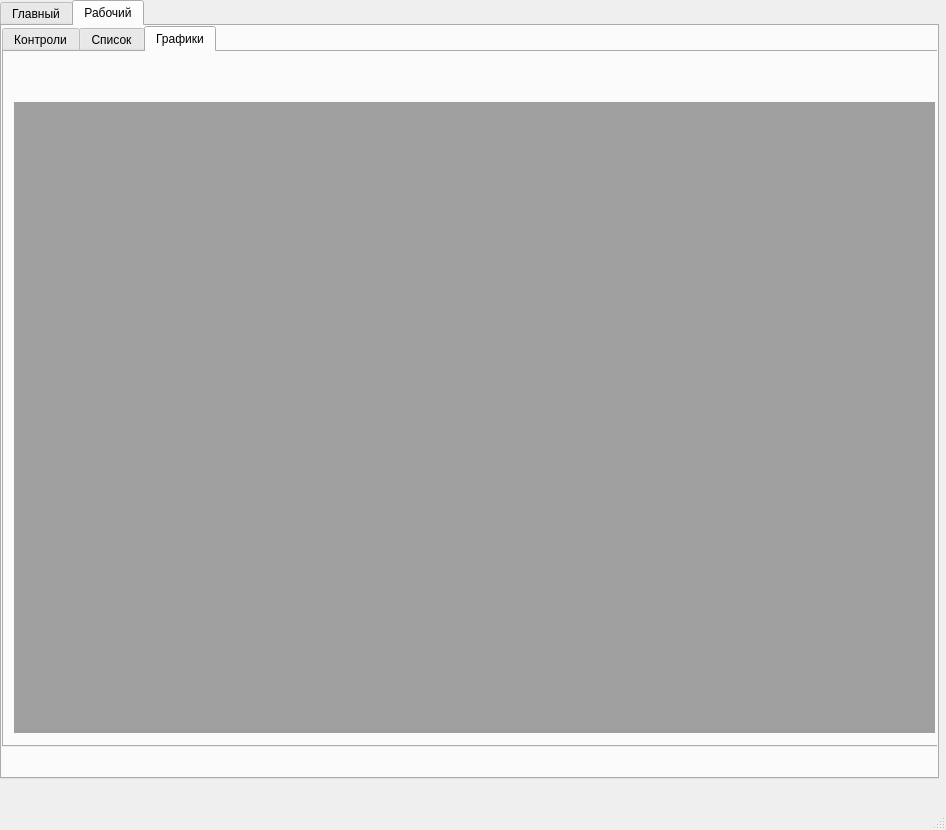
<?xml version="1.0" encoding="UTF-8"?>
<ui version="4.0">
 <class>MainWindow</class>
 <widget class="QMainWindow" name="MainWindow">
  <property name="enabled">
   <bool>true</bool>
  </property>
  <property name="geometry">
   <rect>
    <x>0</x>
    <y>0</y>
    <width>946</width>
    <height>830</height>
   </rect>
  </property>
  <property name="sizePolicy">
   <sizepolicy hsizetype="Fixed" vsizetype="Fixed">
    <horstretch>0</horstretch>
    <verstretch>0</verstretch>
   </sizepolicy>
  </property>
  <property name="windowTitle">
   <string>Trading Controller</string>
  </property>
  <property name="windowIcon">
   <iconset>
    <normaloff>../../../Windows/winsxs/amd64_microsoft-windows-gadgets-weather_31bf3856ad364e35_6.1.7600.16385_none_a9cf548d21b86a2f/icon.png</normaloff>../../../Windows/winsxs/amd64_microsoft-windows-gadgets-weather_31bf3856ad364e35_6.1.7600.16385_none_a9cf548d21b86a2f/icon.png</iconset>
  </property>
  <widget class="QWidget" name="centralwidget">
   <widget class="QTabWidget" name="main_tab">
    <property name="geometry">
     <rect>
      <x>0</x>
      <y>0</y>
      <width>939</width>
      <height>779</height>
     </rect>
    </property>
    <property name="currentIndex">
     <number>1</number>
    </property>
    <widget class="QWidget" name="main_tab_1">
     <attribute name="title">
      <string>Главный</string>
     </attribute>
     <widget class="QDoubleSpinBox" name="use_antiotkat_spin_fixing">
      <property name="geometry">
       <rect>
        <x>780</x>
        <y>90</y>
        <width>62</width>
        <height>22</height>
       </rect>
      </property>
      <property name="singleStep">
       <double>0.010000000000000</double>
      </property>
      <property name="value">
       <double>0.760000000000000</double>
      </property>
     </widget>
     <widget class="QCheckBox" name="use_sl_main_checkbox">
      <property name="geometry">
       <rect>
        <x>620</x>
        <y>280</y>
        <width>161</width>
        <height>17</height>
       </rect>
      </property>
      <property name="text">
       <string>Использовать установку SL</string>
      </property>
      <property name="checked">
       <bool>true</bool>
      </property>
     </widget>
     <widget class="QLabel" name="use_besubitok_label_param">
      <property name="geometry">
       <rect>
        <x>640</x>
        <y>190</y>
        <width>141</width>
        <height>20</height>
       </rect>
      </property>
      <property name="font">
       <font>
        <pointsize>8</pointsize>
       </font>
      </property>
      <property name="text">
       <string>Параметры безубытка</string>
      </property>
     </widget>
     <widget class="QCheckBox" name="use_pricealert_main_checkbox">
      <property name="geometry">
       <rect>
        <x>350</x>
        <y>230</y>
        <width>151</width>
        <height>17</height>
       </rect>
      </property>
      <property name="text">
       <string>Использовать Price Alert</string>
      </property>
     </widget>
     <widget class="QDoubleSpinBox" name="use_pricealert_radio_channel_spin_high">
      <property name="geometry">
       <rect>
        <x>450</x>
        <y>390</y>
        <width>121</width>
        <height>22</height>
       </rect>
      </property>
      <property name="decimals">
       <number>0</number>
      </property>
      <property name="maximum">
       <double>9999999.000000000000000</double>
      </property>
      <property name="singleStep">
       <double>1.000000000000000</double>
      </property>
      <property name="value">
       <double>0.000000000000000</double>
      </property>
     </widget>
     <widget class="QLabel" name="use_pricealert_radio_channel_label_high">
      <property name="geometry">
       <rect>
        <x>390</x>
        <y>390</y>
        <width>41</width>
        <height>16</height>
       </rect>
      </property>
      <property name="text">
       <string>Выше:</string>
      </property>
     </widget>
     <widget class="QPushButton" name="use_pricealert_button_clear">
      <property name="geometry">
       <rect>
        <x>510</x>
        <y>450</y>
        <width>61</width>
        <height>31</height>
       </rect>
      </property>
      <property name="text">
       <string>Очистить</string>
      </property>
     </widget>
     <widget class="QCheckBox" name="use_trailing_main_checkbox">
      <property name="geometry">
       <rect>
        <x>620</x>
        <y>440</y>
        <width>181</width>
        <height>17</height>
       </rect>
      </property>
      <property name="text">
       <string>Использовать трейлинг стоп</string>
      </property>
      <property name="checked">
       <bool>true</bool>
      </property>
     </widget>
     <widget class="QTextEdit" name="log_edit">
      <property name="geometry">
       <rect>
        <x>60</x>
        <y>550</y>
        <width>521</width>
        <height>141</height>
       </rect>
      </property>
      <property name="verticalScrollBarPolicy">
       <enum>Qt::ScrollBarAlwaysOn</enum>
      </property>
     </widget>
     <widget class="QLabel" name="use_tp_label_param">
      <property name="geometry">
       <rect>
        <x>370</x>
        <y>40</y>
        <width>131</width>
        <height>20</height>
       </rect>
      </property>
      <property name="font">
       <font>
        <pointsize>8</pointsize>
       </font>
      </property>
      <property name="text">
       <string>Параметры установки TP</string>
      </property>
     </widget>
     <widget class="QLabel" name="use_besubitok_label_activate">
      <property name="geometry">
       <rect>
        <x>660</x>
        <y>250</y>
        <width>131</width>
        <height>16</height>
       </rect>
      </property>
      <property name="text">
       <string>Активация (пп от экв):</string>
      </property>
     </widget>
     <widget class="QLabel" name="use_antiminus_label_param">
      <property name="geometry">
       <rect>
        <x>370</x>
        <y>160</y>
        <width>141</width>
        <height>20</height>
       </rect>
      </property>
      <property name="font">
       <font>
        <pointsize>8</pointsize>
       </font>
      </property>
      <property name="text">
       <string>Параметры антиминуса</string>
      </property>
     </widget>
     <widget class="QCheckBox" name="use_sl_checkbox_control">
      <property name="geometry">
       <rect>
        <x>640</x>
        <y>400</y>
        <width>161</width>
        <height>17</height>
       </rect>
      </property>
      <property name="text">
       <string>Контроль соответствия</string>
      </property>
      <property name="checked">
       <bool>true</bool>
      </property>
     </widget>
     <widget class="QDoubleSpinBox" name="use_antiotkat_spin_activate">
      <property name="geometry">
       <rect>
        <x>780</x>
        <y>60</y>
        <width>62</width>
        <height>22</height>
       </rect>
      </property>
      <property name="singleStep">
       <double>0.010000000000000</double>
      </property>
      <property name="value">
       <double>0.850000000000000</double>
      </property>
     </widget>
     <widget class="QDoubleSpinBox" name="use_pricealert_radio_high_spin_high">
      <property name="geometry">
       <rect>
        <x>451</x>
        <y>310</y>
        <width>121</width>
        <height>22</height>
       </rect>
      </property>
      <property name="decimals">
       <number>0</number>
      </property>
      <property name="maximum">
       <double>9999999.000000000000000</double>
      </property>
      <property name="value">
       <double>0.000000000000000</double>
      </property>
     </widget>
     <widget class="QCheckBox" name="use_tp_main_checkbox">
      <property name="geometry">
       <rect>
        <x>350</x>
        <y>20</y>
        <width>161</width>
        <height>17</height>
       </rect>
      </property>
      <property name="text">
       <string>Использовать установку TP</string>
      </property>
      <property name="checked">
       <bool>true</bool>
      </property>
     </widget>
     <widget class="QLabel" name="use_pricealert_label_select_symbol">
      <property name="geometry">
       <rect>
        <x>370</x>
        <y>250</y>
        <width>41</width>
        <height>20</height>
       </rect>
      </property>
      <property name="font">
       <font>
        <pointsize>8</pointsize>
       </font>
      </property>
      <property name="text">
       <string>Символ</string>
      </property>
     </widget>
     <widget class="QLabel" name="use_antiminus_label_activate">
      <property name="geometry">
       <rect>
        <x>370</x>
        <y>180</y>
        <width>131</width>
        <height>16</height>
       </rect>
      </property>
      <property name="text">
       <string>Активация (пп от экв):</string>
      </property>
     </widget>
     <widget class="QLabel" name="use_trailing_label">
      <property name="geometry">
       <rect>
        <x>640</x>
        <y>460</y>
        <width>141</width>
        <height>20</height>
       </rect>
      </property>
      <property name="font">
       <font>
        <pointsize>8</pointsize>
       </font>
      </property>
      <property name="text">
       <string>Параметры трейлинг стопа</string>
      </property>
     </widget>
     <widget class="QLabel" name="use_sl_extra_label_size">
      <property name="geometry">
       <rect>
        <x>660</x>
        <y>380</y>
        <width>121</width>
        <height>16</height>
       </rect>
      </property>
      <property name="text">
       <string>Размер SL (% max sl):</string>
      </property>
     </widget>
     <widget class="QLabel" name="use_antiotkat_label_param">
      <property name="geometry">
       <rect>
        <x>640</x>
        <y>40</y>
        <width>141</width>
        <height>20</height>
       </rect>
      </property>
      <property name="font">
       <font>
        <pointsize>8</pointsize>
       </font>
      </property>
      <property name="text">
       <string>Параметры антиотката</string>
      </property>
     </widget>
     <widget class="QPushButton" name="use_pricealert_button_active_alerts">
      <property name="geometry">
       <rect>
        <x>180</x>
        <y>480</y>
        <width>111</width>
        <height>31</height>
       </rect>
      </property>
      <property name="text">
       <string>Активные алерты</string>
      </property>
     </widget>
     <widget class="QPushButton" name="button_clear_log_edit">
      <property name="geometry">
       <rect>
        <x>70</x>
        <y>480</y>
        <width>101</width>
        <height>31</height>
       </rect>
      </property>
      <property name="text">
       <string>Очистить лог</string>
      </property>
     </widget>
     <widget class="QPushButton" name="button_set_path_terminal">
      <property name="geometry">
       <rect>
        <x>70</x>
        <y>440</y>
        <width>221</width>
        <height>31</height>
       </rect>
      </property>
      <property name="text">
       <string>Указать путь к терминалу</string>
      </property>
     </widget>
     <widget class="QCheckBox" name="use_antiotkat_main_checkbox">
      <property name="geometry">
       <rect>
        <x>620</x>
        <y>20</y>
        <width>151</width>
        <height>17</height>
       </rect>
      </property>
      <property name="text">
       <string>Использовать антиоткат</string>
      </property>
      <property name="checked">
       <bool>true</bool>
      </property>
     </widget>
     <widget class="QCheckBox" name="use_antiminus_main_checkbox">
      <property name="geometry">
       <rect>
        <x>350</x>
        <y>140</y>
        <width>151</width>
        <height>17</height>
       </rect>
      </property>
      <property name="text">
       <string>Использовать антиминус</string>
      </property>
     </widget>
     <widget class="QRadioButton" name="use_besubitok_radio_fix">
      <property name="geometry">
       <rect>
        <x>640</x>
        <y>230</y>
        <width>181</width>
        <height>16</height>
       </rect>
      </property>
      <property name="text">
       <string>Использовать фикс безубыток</string>
      </property>
     </widget>
     <widget class="QDoubleSpinBox" name="use_pricealert_radio_channel_spin_low">
      <property name="geometry">
       <rect>
        <x>450</x>
        <y>420</y>
        <width>121</width>
        <height>22</height>
       </rect>
      </property>
      <property name="decimals">
       <number>0</number>
      </property>
      <property name="maximum">
       <double>9999999.000000000000000</double>
      </property>
      <property name="value">
       <double>0.000000000000000</double>
      </property>
     </widget>
     <widget class="QLabel" name="use_sl_label_param">
      <property name="geometry">
       <rect>
        <x>640</x>
        <y>300</y>
        <width>131</width>
        <height>20</height>
       </rect>
      </property>
      <property name="font">
       <font>
        <pointsize>8</pointsize>
       </font>
      </property>
      <property name="text">
       <string>Параметры установки SL</string>
      </property>
     </widget>
     <widget class="QRadioButton" name="use_besubitok_radio_auto">
      <property name="geometry">
       <rect>
        <x>640</x>
        <y>210</y>
        <width>181</width>
        <height>16</height>
       </rect>
      </property>
      <property name="text">
       <string>Использовать автобезубыток</string>
      </property>
      <property name="checkable">
       <bool>true</bool>
      </property>
      <property name="checked">
       <bool>false</bool>
      </property>
     </widget>
     <widget class="QComboBox" name="use_pricealert_combo_select_symbol">
      <property name="geometry">
       <rect>
        <x>450</x>
        <y>250</y>
        <width>121</width>
        <height>22</height>
       </rect>
      </property>
     </widget>
     <widget class="QDoubleSpinBox" name="use_antiminus_spin_activate">
      <property name="geometry">
       <rect>
        <x>510</x>
        <y>180</y>
        <width>62</width>
        <height>22</height>
       </rect>
      </property>
      <property name="decimals">
       <number>0</number>
      </property>
      <property name="minimum">
       <double>-9999.000000000000000</double>
      </property>
      <property name="maximum">
       <double>0.000000000000000</double>
      </property>
      <property name="singleStep">
       <double>1.000000000000000</double>
      </property>
      <property name="value">
       <double>-200.000000000000000</double>
      </property>
     </widget>
     <widget class="QDoubleSpinBox" name="use_sl_extra_spin_size">
      <property name="geometry">
       <rect>
        <x>780</x>
        <y>380</y>
        <width>62</width>
        <height>22</height>
       </rect>
      </property>
      <property name="maximum">
       <double>10.000000000000000</double>
      </property>
      <property name="singleStep">
       <double>0.010000000000000</double>
      </property>
      <property name="value">
       <double>0.300000000000000</double>
      </property>
     </widget>
     <widget class="QLabel" name="use_tp_label_size">
      <property name="geometry">
       <rect>
        <x>370</x>
        <y>60</y>
        <width>101</width>
        <height>16</height>
       </rect>
      </property>
      <property name="text">
       <string>Размер TP (пп):</string>
      </property>
     </widget>
     <widget class="QCheckBox" name="use_tp_checkbox_control">
      <property name="geometry">
       <rect>
        <x>370</x>
        <y>80</y>
        <width>161</width>
        <height>17</height>
       </rect>
      </property>
      <property name="text">
       <string>Контроль соответствия</string>
      </property>
      <property name="checked">
       <bool>true</bool>
      </property>
     </widget>
     <widget class="QDoubleSpinBox" name="use_tp_spin_size">
      <property name="geometry">
       <rect>
        <x>490</x>
        <y>60</y>
        <width>62</width>
        <height>22</height>
       </rect>
      </property>
      <property name="decimals">
       <number>0</number>
      </property>
      <property name="maximum">
       <double>1000.000000000000000</double>
      </property>
      <property name="value">
       <double>200.000000000000000</double>
      </property>
     </widget>
     <widget class="QLabel" name="use_trailing_label_spin">
      <property name="geometry">
       <rect>
        <x>640</x>
        <y>480</y>
        <width>131</width>
        <height>16</height>
       </rect>
      </property>
      <property name="text">
       <string>Трейлинг_шаг (пп):</string>
      </property>
     </widget>
     <widget class="QLabel" name="use_pricealert_radio_high_label_high">
      <property name="geometry">
       <rect>
        <x>390</x>
        <y>310</y>
        <width>41</width>
        <height>16</height>
       </rect>
      </property>
      <property name="text">
       <string>Выше:</string>
      </property>
     </widget>
     <widget class="QRadioButton" name="use_sl_radio_extra">
      <property name="geometry">
       <rect>
        <x>640</x>
        <y>360</y>
        <width>141</width>
        <height>17</height>
       </rect>
      </property>
      <property name="text">
       <string>Использовать экстра SL</string>
      </property>
      <property name="checked">
       <bool>true</bool>
      </property>
     </widget>
     <widget class="QDoubleSpinBox" name="use_pricealert_radio_low_spin_low">
      <property name="geometry">
       <rect>
        <x>451</x>
        <y>350</y>
        <width>121</width>
        <height>22</height>
       </rect>
      </property>
      <property name="decimals">
       <number>0</number>
      </property>
      <property name="maximum">
       <double>9999999.000000000000000</double>
      </property>
      <property name="value">
       <double>0.000000000000000</double>
      </property>
     </widget>
     <widget class="QCheckBox" name="use_besubitok_main_checkbox">
      <property name="geometry">
       <rect>
        <x>620</x>
        <y>170</y>
        <width>151</width>
        <height>17</height>
       </rect>
      </property>
      <property name="text">
       <string>Использовать безубыток</string>
      </property>
      <property name="checked">
       <bool>true</bool>
      </property>
     </widget>
     <widget class="QRadioButton" name="use_pricealert_radio_channel">
      <property name="geometry">
       <rect>
        <x>370</x>
        <y>370</y>
        <width>181</width>
        <height>16</height>
       </rect>
      </property>
      <property name="text">
       <string>Вне канала</string>
      </property>
     </widget>
     <widget class="QLabel" name="use_pricealert_label_param">
      <property name="geometry">
       <rect>
        <x>370</x>
        <y>270</y>
        <width>141</width>
        <height>20</height>
       </rect>
      </property>
      <property name="font">
       <font>
        <pointsize>8</pointsize>
       </font>
      </property>
      <property name="text">
       <string>Параметры Price Alert</string>
      </property>
     </widget>
     <widget class="QTextEdit" name="use_pricealert_text_edit_description">
      <property name="geometry">
       <rect>
        <x>370</x>
        <y>490</y>
        <width>201</width>
        <height>51</height>
       </rect>
      </property>
      <property name="verticalScrollBarPolicy">
       <enum>Qt::ScrollBarAlwaysOn</enum>
      </property>
     </widget>
     <widget class="QRadioButton" name="use_sl_radio_standart">
      <property name="geometry">
       <rect>
        <x>640</x>
        <y>320</y>
        <width>181</width>
        <height>16</height>
       </rect>
      </property>
      <property name="text">
       <string>Использовать стандартный SL</string>
      </property>
      <property name="checked">
       <bool>false</bool>
      </property>
     </widget>
     <widget class="QLabel" name="use_pricealert_radio_low_label_low">
      <property name="geometry">
       <rect>
        <x>390</x>
        <y>350</y>
        <width>41</width>
        <height>16</height>
       </rect>
      </property>
      <property name="text">
       <string>Ниже:</string>
      </property>
     </widget>
     <widget class="QRadioButton" name="use_pricealert_radio_low">
      <property name="geometry">
       <rect>
        <x>370</x>
        <y>330</y>
        <width>181</width>
        <height>16</height>
       </rect>
      </property>
      <property name="text">
       <string>Price ниже цены</string>
      </property>
     </widget>
     <widget class="QLabel" name="use_antiotkat_label_fixing">
      <property name="geometry">
       <rect>
        <x>640</x>
        <y>90</y>
        <width>71</width>
        <height>16</height>
       </rect>
      </property>
      <property name="text">
       <string>Фиксинг %:</string>
      </property>
     </widget>
     <widget class="QLabel" name="use_antiotkat_label_minimum">
      <property name="geometry">
       <rect>
        <x>660</x>
        <y>130</y>
        <width>111</width>
        <height>16</height>
       </rect>
      </property>
      <property name="text">
       <string>Активация (мин пп)</string>
      </property>
     </widget>
     <widget class="QRadioButton" name="use_pricealert_radio_high">
      <property name="geometry">
       <rect>
        <x>370</x>
        <y>290</y>
        <width>111</width>
        <height>16</height>
       </rect>
      </property>
      <property name="text">
       <string>Price выше цены</string>
      </property>
     </widget>
     <widget class="QLabel" name="use_pricealert_radio_channel_label_low">
      <property name="geometry">
       <rect>
        <x>390</x>
        <y>420</y>
        <width>41</width>
        <height>16</height>
       </rect>
      </property>
      <property name="text">
       <string>Ниже:</string>
      </property>
     </widget>
     <widget class="QLabel" name="use_sl_standart_label_size">
      <property name="geometry">
       <rect>
        <x>660</x>
        <y>340</y>
        <width>101</width>
        <height>16</height>
       </rect>
      </property>
      <property name="text">
       <string>Размер SL (пп):</string>
      </property>
     </widget>
     <widget class="QDoubleSpinBox" name="use_trailing_spin">
      <property name="geometry">
       <rect>
        <x>770</x>
        <y>480</y>
        <width>62</width>
        <height>22</height>
       </rect>
      </property>
      <property name="decimals">
       <number>0</number>
      </property>
      <property name="maximum">
       <double>1000.000000000000000</double>
      </property>
      <property name="value">
       <double>50.000000000000000</double>
      </property>
     </widget>
     <widget class="QLabel" name="use_antiotkat_label_activate">
      <property name="geometry">
       <rect>
        <x>640</x>
        <y>60</y>
        <width>71</width>
        <height>16</height>
       </rect>
      </property>
      <property name="text">
       <string>Активация %:</string>
      </property>
     </widget>
     <widget class="QPushButton" name="use_pricealert_button_add">
      <property name="geometry">
       <rect>
        <x>370</x>
        <y>450</y>
        <width>61</width>
        <height>31</height>
       </rect>
      </property>
      <property name="text">
       <string>Добавить</string>
      </property>
     </widget>
     <widget class="QDoubleSpinBox" name="use_antiotkat_spin_minimum">
      <property name="geometry">
       <rect>
        <x>780</x>
        <y>130</y>
        <width>62</width>
        <height>22</height>
       </rect>
      </property>
      <property name="decimals">
       <number>0</number>
      </property>
      <property name="maximum">
       <double>9999999.000000000000000</double>
      </property>
      <property name="value">
       <double>175.000000000000000</double>
      </property>
     </widget>
     <widget class="QDoubleSpinBox" name="use_sl_standart_spin_size">
      <property name="geometry">
       <rect>
        <x>780</x>
        <y>340</y>
        <width>62</width>
        <height>22</height>
       </rect>
      </property>
      <property name="decimals">
       <number>0</number>
      </property>
      <property name="maximum">
       <double>1000.000000000000000</double>
      </property>
      <property name="value">
       <double>100.000000000000000</double>
      </property>
     </widget>
     <widget class="QCheckBox" name="use_tp_checkbox_auto_pips_for_take">
      <property name="geometry">
       <rect>
        <x>370</x>
        <y>100</y>
        <width>161</width>
        <height>17</height>
       </rect>
      </property>
      <property name="text">
       <string>Авто_тейк</string>
      </property>
      <property name="checked">
       <bool>true</bool>
      </property>
     </widget>
     <widget class="QDoubleSpinBox" name="use_besubitok_spin_activate">
      <property name="geometry">
       <rect>
        <x>790</x>
        <y>250</y>
        <width>62</width>
        <height>22</height>
       </rect>
      </property>
      <property name="decimals">
       <number>0</number>
      </property>
      <property name="maximum">
       <double>1000.000000000000000</double>
      </property>
      <property name="value">
       <double>50.000000000000000</double>
      </property>
     </widget>
     <widget class="QPushButton" name="use_pricealert_button_delete">
      <property name="geometry">
       <rect>
        <x>440</x>
        <y>450</y>
        <width>61</width>
        <height>31</height>
       </rect>
      </property>
      <property name="text">
       <string>Удалить</string>
      </property>
     </widget>
     <widget class="QCheckBox" name="use_antiotkat_checkbox_minimum">
      <property name="geometry">
       <rect>
        <x>640</x>
        <y>110</y>
        <width>201</width>
        <height>17</height>
       </rect>
      </property>
      <property name="text">
       <string>Активация при минимальном пп</string>
      </property>
      <property name="checked">
       <bool>false</bool>
      </property>
     </widget>
    </widget>
    <widget class="QWidget" name="main_tab_2">
     <attribute name="title">
      <string>Рабочий</string>
     </attribute>
     <widget class="QTabWidget" name="sub_tab_central">
      <property name="geometry">
       <rect>
        <x>0</x>
        <y>0</y>
        <width>941</width>
        <height>721</height>
       </rect>
      </property>
      <property name="sizePolicy">
       <sizepolicy hsizetype="Maximum" vsizetype="Maximum">
        <horstretch>0</horstretch>
        <verstretch>0</verstretch>
       </sizepolicy>
      </property>
      <property name="currentIndex">
       <number>2</number>
      </property>
      <widget class="QWidget" name="sub_tab_central_tab_1">
       <attribute name="title">
        <string>Контроли</string>
       </attribute>
      </widget>
      <widget class="QWidget" name="sub_tab_central_tab_2">
       <attribute name="title">
        <string>Список</string>
       </attribute>
       <widget class="QPushButton" name="signal_edit_button_clear">
        <property name="geometry">
         <rect>
          <x>720</x>
          <y>590</y>
          <width>191</width>
          <height>50</height>
         </rect>
        </property>
        <property name="minimumSize">
         <size>
          <width>10</width>
          <height>50</height>
         </size>
        </property>
        <property name="maximumSize">
         <size>
          <width>300</width>
          <height>16777215</height>
         </size>
        </property>
        <property name="text">
         <string>Очистить</string>
        </property>
       </widget>
       <widget class="QTextEdit" name="signal_edit">
        <property name="geometry">
         <rect>
          <x>0</x>
          <y>53</y>
          <width>681</width>
          <height>591</height>
         </rect>
        </property>
        <property name="font">
         <font>
          <pointsize>14</pointsize>
         </font>
        </property>
       </widget>
       <widget class="QLabel" name="use_deal_privod_label_select_symbol_2">
        <property name="geometry">
         <rect>
          <x>70</x>
          <y>10</y>
          <width>591</width>
          <height>28</height>
         </rect>
        </property>
        <property name="font">
         <font>
          <pointsize>14</pointsize>
         </font>
        </property>
        <property name="text">
         <string>Список сигналов</string>
        </property>
        <property name="alignment">
         <set>Qt::AlignCenter</set>
        </property>
       </widget>
       <widget class="QCheckBox" name="use_deal_privod_liquidation_checkbox">
        <property name="geometry">
         <rect>
          <x>720</x>
          <y>240</y>
          <width>181</width>
          <height>17</height>
         </rect>
        </property>
        <property name="text">
         <string>Автовечерняя ликвидация</string>
        </property>
        <property name="checked">
         <bool>true</bool>
        </property>
       </widget>
       <widget class="QPushButton" name="use_deal_privod_button_close_pos">
        <property name="geometry">
         <rect>
          <x>720</x>
          <y>190</y>
          <width>91</width>
          <height>23</height>
         </rect>
        </property>
        <property name="text">
         <string>Close position</string>
        </property>
       </widget>
       <widget class="QPushButton" name="use_deal_privod_button_market_buy">
        <property name="geometry">
         <rect>
          <x>720</x>
          <y>160</y>
          <width>91</width>
          <height>23</height>
         </rect>
        </property>
        <property name="text">
         <string>Buy Market</string>
        </property>
       </widget>
       <widget class="QCheckBox" name="use_deal_privod_main_checkbox">
        <property name="geometry">
         <rect>
          <x>700</x>
          <y>50</y>
          <width>201</width>
          <height>17</height>
         </rect>
        </property>
        <property name="text">
         <string>Использовать привод для торговли</string>
        </property>
        <property name="checked">
         <bool>false</bool>
        </property>
       </widget>
       <widget class="QLabel" name="use_deal_privod_contra_cluster_label_offset">
        <property name="geometry">
         <rect>
          <x>720</x>
          <y>290</y>
          <width>41</width>
          <height>16</height>
         </rect>
        </property>
        <property name="text">
         <string>Offset:</string>
        </property>
       </widget>
       <widget class="QLabel" name="use_deal_privod_label_volume">
        <property name="geometry">
         <rect>
          <x>720</x>
          <y>100</y>
          <width>131</width>
          <height>16</height>
         </rect>
        </property>
        <property name="text">
         <string>Объем (в контрактах)</string>
        </property>
       </widget>
       <widget class="QDoubleSpinBox" name="use_deal_privod_spin_volume">
        <property name="geometry">
         <rect>
          <x>850</x>
          <y>100</y>
          <width>62</width>
          <height>22</height>
         </rect>
        </property>
        <property name="decimals">
         <number>0</number>
        </property>
        <property name="maximum">
         <double>1000.000000000000000</double>
        </property>
        <property name="value">
         <double>2.000000000000000</double>
        </property>
       </widget>
       <widget class="QComboBox" name="use_deal_privod_combo_select_symbol">
        <property name="geometry">
         <rect>
          <x>790</x>
          <y>70</y>
          <width>121</width>
          <height>22</height>
         </rect>
        </property>
       </widget>
       <widget class="QPushButton" name="use_deal_privod_button_market_buy_lim">
        <property name="geometry">
         <rect>
          <x>720</x>
          <y>130</y>
          <width>91</width>
          <height>23</height>
         </rect>
        </property>
        <property name="text">
         <string>Buy Market lim</string>
        </property>
       </widget>
       <widget class="QLabel" name="use_deal_privod_contra_cluster_label_sl">
        <property name="geometry">
         <rect>
          <x>830</x>
          <y>290</y>
          <width>21</width>
          <height>16</height>
         </rect>
        </property>
        <property name="text">
         <string>SL:</string>
        </property>
       </widget>
       <widget class="QPushButton" name="use_deal_privod_button_delete_order">
        <property name="geometry">
         <rect>
          <x>820</x>
          <y>190</y>
          <width>91</width>
          <height>23</height>
         </rect>
        </property>
        <property name="text">
         <string>Delete order</string>
        </property>
       </widget>
       <widget class="QDoubleSpinBox" name="use_deal_privod_contra_cluster_spin_offset">
        <property name="geometry">
         <rect>
          <x>760</x>
          <y>290</y>
          <width>62</width>
          <height>22</height>
         </rect>
        </property>
        <property name="decimals">
         <number>0</number>
        </property>
        <property name="maximum">
         <double>1000.000000000000000</double>
        </property>
        <property name="value">
         <double>2.000000000000000</double>
        </property>
       </widget>
       <widget class="QPushButton" name="use_deal_privod_button_market_sell">
        <property name="geometry">
         <rect>
          <x>820</x>
          <y>160</y>
          <width>91</width>
          <height>23</height>
         </rect>
        </property>
        <property name="text">
         <string>Sell Market</string>
        </property>
       </widget>
       <widget class="QCheckBox" name="use_deal_privod_contra_cluster_checkbox_main">
        <property name="geometry">
         <rect>
          <x>720</x>
          <y>270</y>
          <width>201</width>
          <height>17</height>
         </rect>
        </property>
        <property name="text">
         <string>Торговля по ТС Contra Cluster</string>
        </property>
        <property name="checked">
         <bool>false</bool>
        </property>
       </widget>
       <widget class="QPushButton" name="use_deal_privod_button_market_sell_lim">
        <property name="geometry">
         <rect>
          <x>820</x>
          <y>130</y>
          <width>91</width>
          <height>23</height>
         </rect>
        </property>
        <property name="text">
         <string>Sell Market lim</string>
        </property>
       </widget>
       <widget class="QLabel" name="use_deal_privod_contra_cluster_label_tp">
        <property name="geometry">
         <rect>
          <x>830</x>
          <y>320</y>
          <width>21</width>
          <height>16</height>
         </rect>
        </property>
        <property name="text">
         <string>TP:</string>
        </property>
       </widget>
       <widget class="QCheckBox" name="use_deal_privod_checkbox_stop_reverse">
        <property name="geometry">
         <rect>
          <x>720</x>
          <y>220</y>
          <width>171</width>
          <height>17</height>
         </rect>
        </property>
        <property name="text">
         <string>Автореверс по стопу</string>
        </property>
        <property name="checked">
         <bool>false</bool>
        </property>
       </widget>
       <widget class="QDoubleSpinBox" name="use_deal_privod_contra_cluster_spin_stop">
        <property name="geometry">
         <rect>
          <x>850</x>
          <y>290</y>
          <width>62</width>
          <height>22</height>
         </rect>
        </property>
        <property name="decimals">
         <number>0</number>
        </property>
        <property name="maximum">
         <double>1000.000000000000000</double>
        </property>
        <property name="value">
         <double>25.000000000000000</double>
        </property>
       </widget>
       <widget class="QDoubleSpinBox" name="use_deal_privod_contra_cluster_spin_tp">
        <property name="geometry">
         <rect>
          <x>850</x>
          <y>320</y>
          <width>62</width>
          <height>22</height>
         </rect>
        </property>
        <property name="decimals">
         <number>0</number>
        </property>
        <property name="maximum">
         <double>1000.000000000000000</double>
        </property>
        <property name="value">
         <double>50.000000000000000</double>
        </property>
       </widget>
       <widget class="QLabel" name="use_deal_privod_label_select_symbol">
        <property name="geometry">
         <rect>
          <x>720</x>
          <y>70</y>
          <width>51</width>
          <height>20</height>
         </rect>
        </property>
        <property name="font">
         <font>
          <pointsize>8</pointsize>
         </font>
        </property>
        <property name="text">
         <string>Символ</string>
        </property>
       </widget>
       <widget class="QPushButton" name="use_deal_privod_button_open_pos_ts_contra_cluster">
        <property name="geometry">
         <rect>
          <x>720</x>
          <y>320</y>
          <width>101</width>
          <height>21</height>
         </rect>
        </property>
        <property name="text">
         <string>Pos contr cluster</string>
        </property>
       </widget>
      </widget>
      <widget class="QWidget" name="sub_tab_central_tab_3">
       <attribute name="title">
        <string>Графики</string>
       </attribute>
       <widget class="QMdiArea" name="charts_mdi_area">
        <property name="geometry">
         <rect>
          <x>10</x>
          <y>50</y>
          <width>921</width>
          <height>631</height>
         </rect>
        </property>
       </widget>
      </widget>
     </widget>
    </widget>
   </widget>
  </widget>
  <widget class="QMenuBar" name="menubar">
   <property name="geometry">
    <rect>
     <x>0</x>
     <y>0</y>
     <width>946</width>
     <height>26</height>
    </rect>
   </property>
  </widget>
  <widget class="QStatusBar" name="statusbar"/>
 </widget>
 <resources/>
 <connections/>
</ui>
